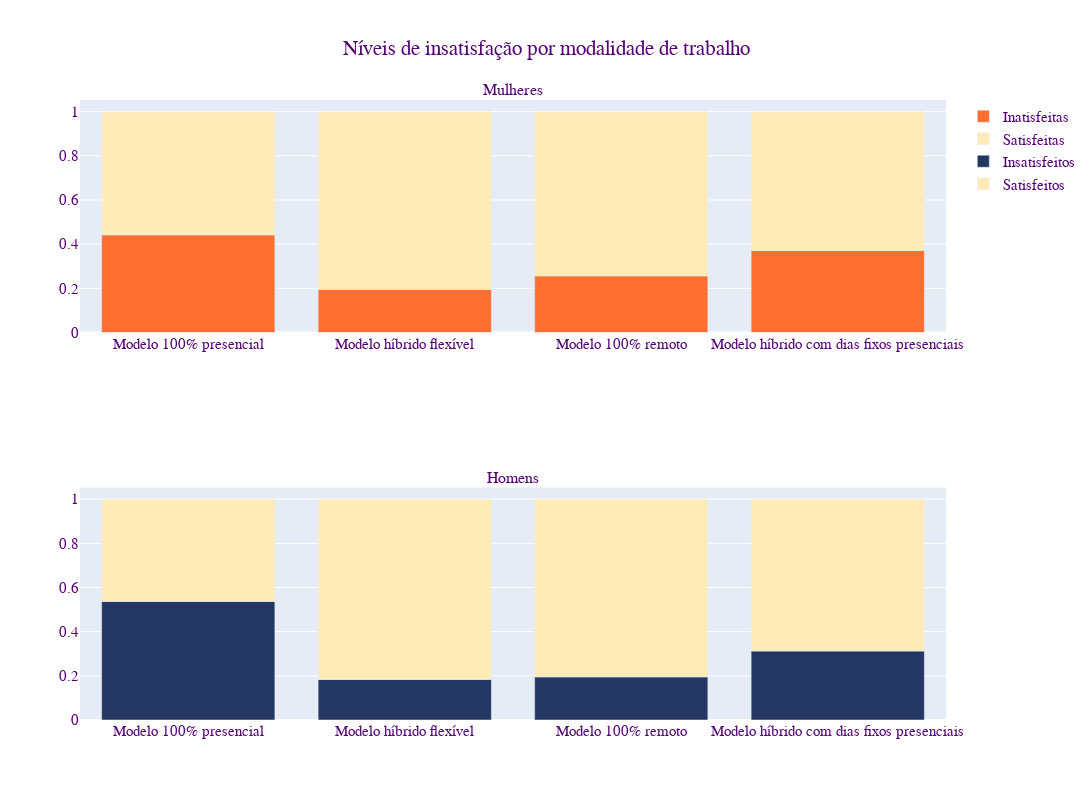

The code cell stored with this chart in its notebook:
### Markdown cell above
#### Insatisfação x modalidade de trabalho

### Code cell
fem = df_fem.loc[df_fem[
                        'Você está satisfeito na sua empresa atual?'] >= 0.0, 
                       ['Atualmente qual a sua forma de trabalho?', 'Você está satisfeito na sua empresa atual?']]
masc = df_masc.loc[df_masc[
                        'Você está satisfeito na sua empresa atual?'] >= 0.0, 
                         ['Atualmente qual a sua forma de trabalho?', 'Você está satisfeito na sua empresa atual?']]

labels = ['Modelo 100% presencial',
          'Modelo híbrido flexível',
          'Modelo 100% remoto',
          'Modelo híbrido com dias fixos presenciais'
          ]

columns = fem['Atualmente qual a sua forma de trabalho?'].unique().tolist()

sat_fem = []
insat_fem = []
sat_masc = []
insat_masc = []

for column in columns:
    sat_fem.append(fem.loc[fem['Atualmente qual a sua forma de trabalho?'] == column, ['Você está satisfeito na sua empresa atual?']].value_counts(normalize=True)[1.0])
    insat_fem.append(fem.loc[fem['Atualmente qual a sua forma de trabalho?'] == column, ['Você está satisfeito na sua empresa atual?']].value_counts(normalize=True)[0.0])
    sat_masc.append(masc.loc[masc['Atualmente qual a sua forma de trabalho?'] == column, ['Você está satisfeito na sua empresa atual?']].value_counts(normalize=True)[1.0])
    insat_masc.append(masc.loc[masc['Atualmente qual a sua forma de trabalho?'] == column, ['Você está satisfeito na sua empresa atual?']].value_counts(normalize=True)[0.0])


fig = go.Figure()
fig = make_subplots(rows=2, cols=1, subplot_titles=['Mulheres', 'Homens'])

title={'text': 'Insatisfeitos com a empresa separados por modalidade de trabalho',
       'y':0.95,
       'x':0.5,
       'xanchor': 'center',
       'yanchor': 'top'}

fonte = {'family': FONTE,
        'size': 15,
        'color': COR_FONTE}

# Mulheres    
fig.add_trace(go.Bar(
    x=labels,
    y=insat_fem,
    name='Inatisfeitas',
    marker_color=COR_FEM
    ),1, 1
)

fig.add_trace(go.Bar(
    x=labels,
    y=sat_fem,
    name='Satisfeitas',
    marker_color='rgb(255, 235, 183)'
    ),1, 1
)

#Homens

fig.add_trace(go.Bar(
    x=labels,
    y=insat_masc,
    name='Insatisfeitos',
    marker_color=COR_MASC
    ), 2, 1
)

fig.add_trace(go.Bar(
    x=labels,
    y=sat_masc,
    name='Satisfeitos',
    marker_color='rgb(255, 235, 183)'
    ), 2, 1
)

fig.update_layout(barmode="relative", title=title, font=fonte)
fig.update_layout(height=800, width=1200, title_text="Níveis de insatisfação por modalidade de trabalho")
fig.show()

### Figure 1 — Plotly figure (JSON) as saved in the notebook; plotly's stock layout.template omitted (floating-point values rounded to 4 significant figures)
{"data": [{"marker": {"color": "rgb(255, 110, 49)"}, "name": "Inatisfeitas", "type": "bar", "x": ["Modelo 100% presencial", "Modelo híbrido flexível", "Modelo 100% remoto", "Modelo híbrido com dias fixos presenciais"], "xaxis": "x", "y": [0.4419, 0.1948, 0.2562, 0.3714], "yaxis": "y"}, {"marker": {"color": "rgb(255, 235, 183)"}, "name": "Satisfeitas", "type": "bar", "x": ["Modelo 100% presencial", "Modelo híbrido flexível", "Modelo 100% remoto", "Modelo híbrido com dias fixos presenciais"], "xaxis": "x", "y": [0.5581, 0.8052, 0.7438, 0.6286], "yaxis": "y"}, {"marker": {"color": "rgb(36, 55, 99)"}, "name": "Insatisfeitos", "type": "bar", "x": ["Modelo 100% presencial", "Modelo híbrido flexível", "Modelo 100% remoto", "Modelo híbrido com dias fixos presenciais"], "xaxis": "x2", "y": [0.5368, 0.1837, 0.1952, 0.3122], "yaxis": "y2"}, {"marker": {"color": "rgb(255, 235, 183)"}, "name": "Satisfeitos", "type": "bar", "x": ["Modelo 100% presencial", "Modelo híbrido flexível", "Modelo 100% remoto", "Modelo híbrido com dias fixos presenciais"], "xaxis": "x2", "y": [0.4632, 0.8163, 0.8048, 0.6878], "yaxis": "y2"}], "layout": {"annotations": [{"font": {"size": 16}, "showarrow": false, "text": "Mulheres", "x": 0.5, "xanchor": "center", "xref": "paper", "y": 1, "yanchor": "bottom", "yref": "paper"}, {"font": {"size": 16}, "showarrow": false, "text": "Homens", "x": 0.5, "xanchor": "center", "xref": "paper", "y": 0.375, "yanchor": "bottom", "yref": "paper"}], "barmode": "relative", "font": {"color": "rgb(84, 3, 117)", "family": "Arial", "size": 15}, "height": 800, "title": {"text": "Níveis de insatisfação por modalidade de trabalho", "x": 0.5, "xanchor": "center", "y": 0.95, "yanchor": "top"}, "width": 1200, "xaxis": {"anchor": "y", "domain": [0, 1]}, "xaxis2": {"anchor": "y2", "domain": [0, 1]}, "yaxis": {"anchor": "x", "domain": [0.625, 1]}, "yaxis2": {"anchor": "x2", "domain": [0, 0.375]}}}
